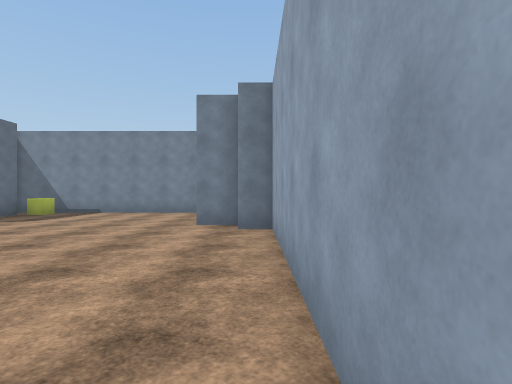
[1] (above)

19 first-person views from a walk through a Unity game level. The camera is 1.4 m above the floor, looks level and sees 80° across. The floor is counted in squares, 2 m on a side. Each view is taken from the middle of a square. On the plan, view 1 faces up. The plan holds only what a view shows up to about 10 squares ahead; the rest is blank. The place goes on beyond the plan. The player is left out. Surface patterns are stand-ins for the level's own textures.

[2]
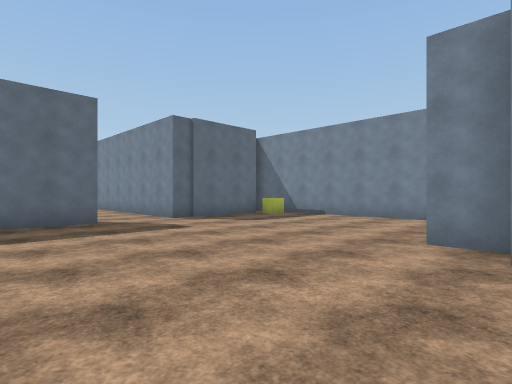

[3]
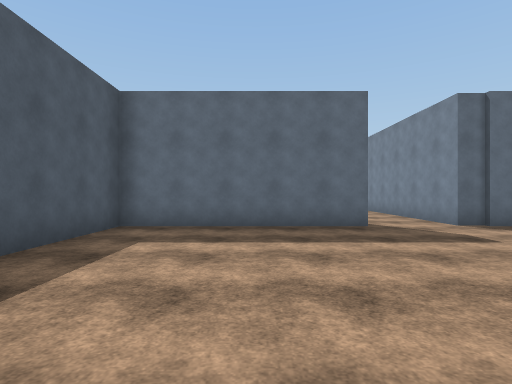

[4]
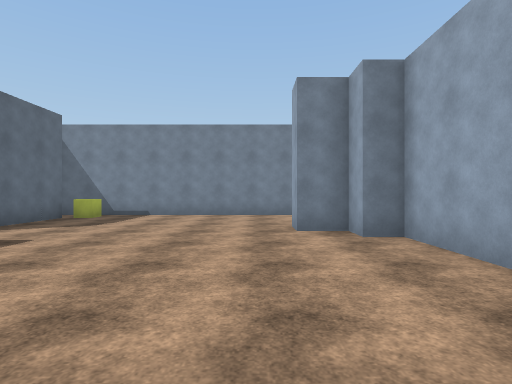

[5]
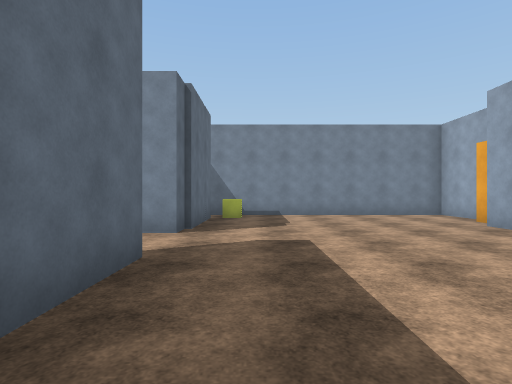

[6]
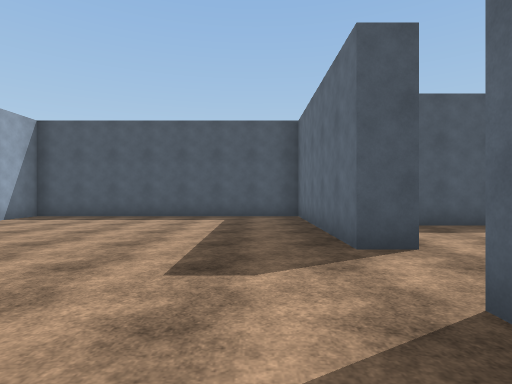

[7]
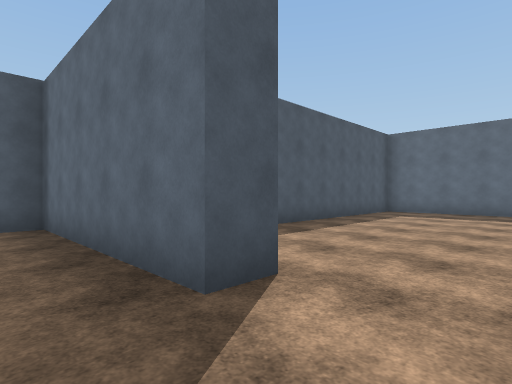

[8]
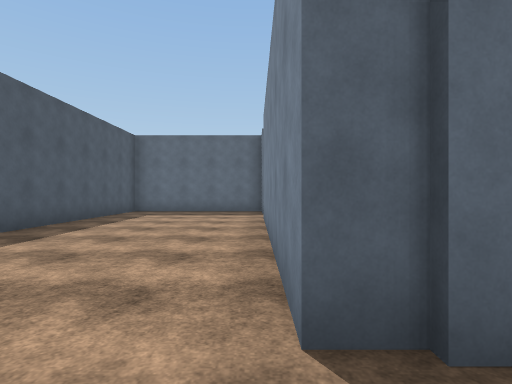

[9]
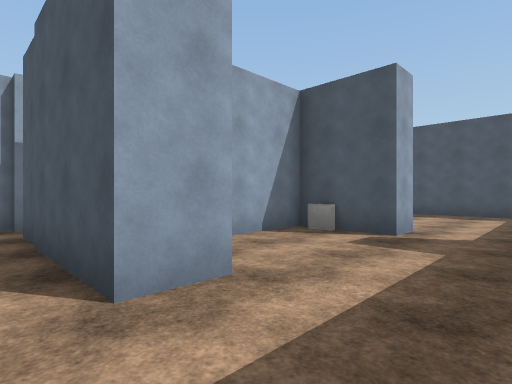

[10]
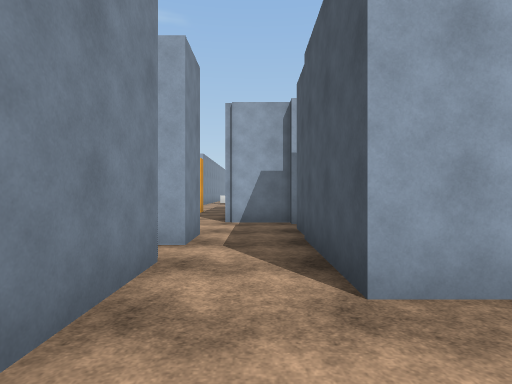

[11]
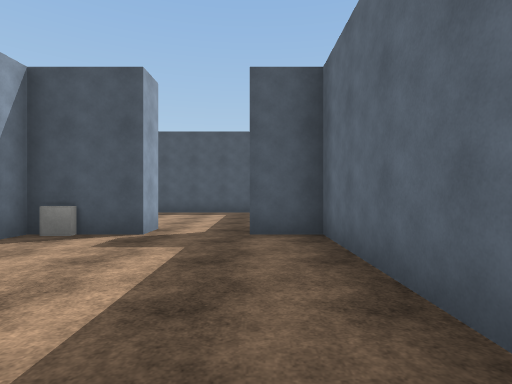

[12]
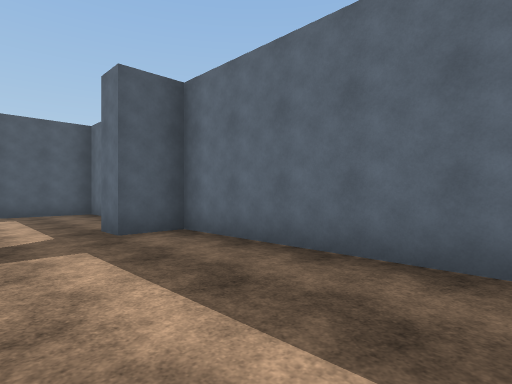

[13]
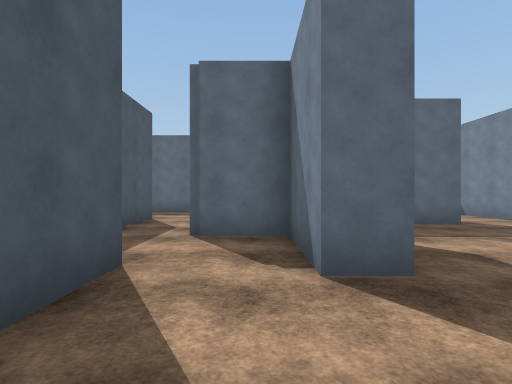

[14]
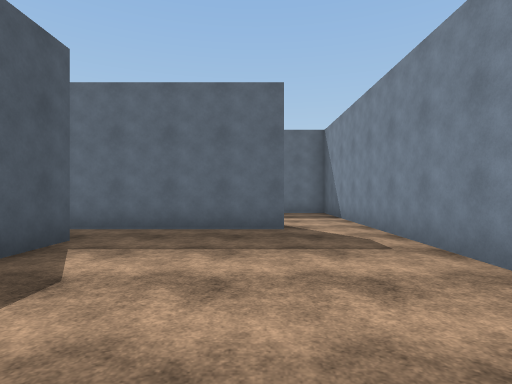

[15]
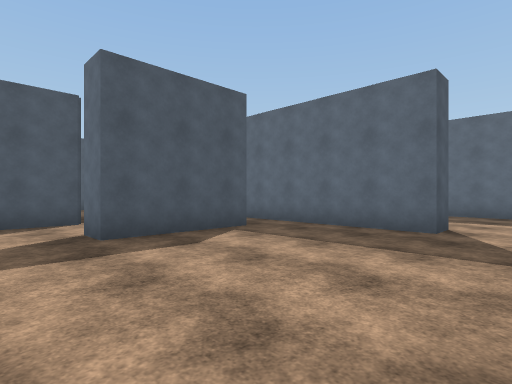

[16]
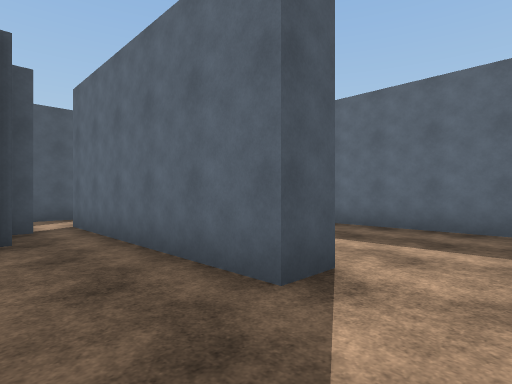

[17]
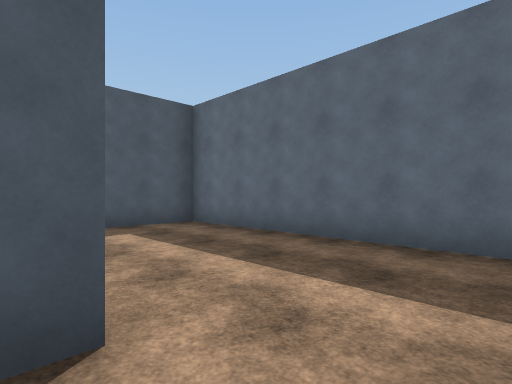

[18]
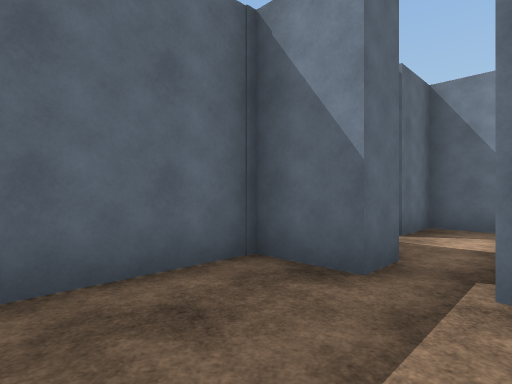

[19]
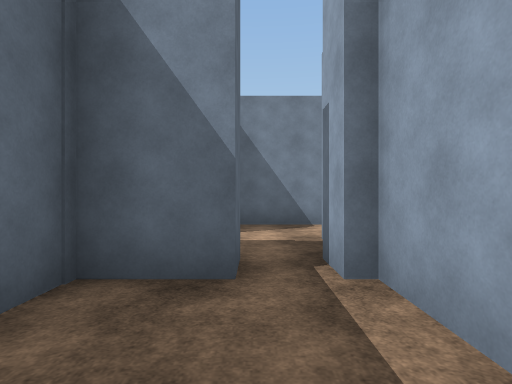

### Floor plan
Points are (right, up) in squares from view 1. A wall is a line through its corners. A room is listed if a view was taken in it or the views show most of it. See-through windows are left out.
Room 1 (views 1, 2, 3, 4, 5, 6, 7, 8)
walls: (-8, 4.3) (-7.2, 4.3) (-7.2, -0.8) (0.3, -0.8) (0.3, 5.8) (-0.3, 5.8) (-0.3, 6.5) (-1.3, 6.5) (-1.3, 7.3); (-0.3, 8.8) (-0.3, 10.4) (-8, 10.4); (-7.2, 9.3) (-7.2, 6.2) (-8.4, 6.2)
ways out: opening at (-8, 5.5) to room 6
objects: other object (-7, 9)
Room 2 (views 9, 10, 11, 12)
walls: (-12.7, 13) (-14.9, 13); (-14, 10.3) (-14, 11.3) (-10.2, 11.3) (-10.2, 10.4); (-9.3, 10.4) (-9.3, 11.3); (-9, 11.1) (-9, 12.7); (-17.1, 11.8) (-17.1, 10.6); (-9.4, 14.5) (-10.8, 14.5) (-10.8, 13) (-12, 13)
ways out: opening at (-9, 13.5) to room 3; gap at (-12, 13) to room 4; opening at (-10, 10) to room 5; opening at (-15.5, 11) to room 6
Room 3 (view 13)
walls: (-8.5, 15.3) (-8.5, 14.5) (-9.4, 14.5); (-9, 12.7) (-7.5, 12.7)
ways out: opening at (-9, 13.5) to room 2; opening at (-7.5, 15) to room 4
Room 4 (views 14, 15, 16, 17)
walls: (-9.6, 20.3) (-13.5, 20.3); (-11.5, 15.3) (-8.5, 15.3); (-13.5, 18.5) (-12.7, 18.5) (-12.7, 13)
ways out: gap at (-12, 13) to room 2; opening at (-7.5, 15) to room 3; opening at (-13, 19.5) to room 7
Room 5 (views 18, 19)
walls: (-9, 9.1) (-9, 10.5); (-10.2, 10.4) (-11.5, 10.4) (-11.5, 8.1)
ways out: opening at (-10, 10) to room 2
Room 6 (no view inside)
walls: (-14, 6.1) (-14, 7) (-12.2, 7) (-12.2, 8.9); (-17.1, 5.1) (-17.1, 1.6) (-9.4, 1.6); (-8.4, 6.2) (-13.6, 6.2); (-17.1, 10.6) (-17.1, 7) (-15.9, 7) (-15.9, 6.1)
ways out: opening at (-8, 5.5) to room 1; opening at (-15.5, 11) to room 2
objects: other object (-13, 7)
Room 7 (no view inside)
walls: (-17.1, 19.8) (-17.1, 13.8) (-15, 13.8); (-13.5, 20.3) (-17, 20.3)
ways out: opening at (-13, 19.5) to room 4

Positions as (right, up) in squares from view 1, and headings:
1: (0, 0), facing up
2: (0, 2), facing up-left
3: (-1, 2), facing left
4: (-2, 1), facing up
5: (-6, 1), facing up
6: (-6, 8), facing down
7: (-6, 6), facing down-left
8: (-6, 6), facing left
9: (-16, 12), facing down-right
10: (-16, 12), facing right
11: (-16, 12), facing down
12: (-14, 12), facing down-left
13: (-6, 14), facing left
14: (-7, 18), facing left
15: (-7, 20), facing down-left
16: (-11, 20), facing down-left
17: (-13, 20), facing down-left
18: (-9, 8), facing up-left
19: (-10, 8), facing up
